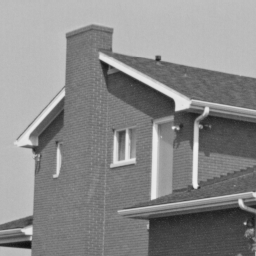
%> input picture BM3D_Matlab/BM3D_images/house.png, 256 x 256 px
$ octave Demo_BM3D.m   (GNU Octave 9; MATLAB toolbox functions it lacks are replaced by stand-ins)
%> lines starting %> are read from the running program, lines starting %| are printed output that depends on the picture
### BM3D_Matlab/BM3D_matlab.m
function [imout] = BM3D_matlab(im,sigma)

[M1,M2]=size(im); %% Get the input image size.
if sigma < 40
N1     = 8;     %% Block size.
N2     = 16;    %% The number of block in a group.
Ns     = 39;    %% The size of block-matching neighborhood.
Nstep  = 3;
Thr    = 2.7;
else
N1     = 8;     %% Block size.
N2     = 32;    %% The number of block in a group.
Ns     = 39;    %% The size of block-matching neighborhood.
Nstep  = 4;
Thr    = 2.8;
end
%%%%%%%%%%%%%%%%%%%%%%%%%%%%%%%%%%%%%%%%%%%%%%%%%%%%%%%%%%%%%%%%%%%%%%%%%%
%%%% Create 2D block transform matrices.
%%%%
[Tfor, Tinv]   = getTransfMatrix(N1, 'bior1.5', 0);     %% get (normalized) forward and inverse transform matrices
Tfor=single(Tfor);
Tinv=single(Tinv);
%%%%%%%%%%%%%%%%%%%%%%%%%%%%%%%%%%%%%%%%%%%%%%%%%%%%%%%%%%%%%%%%%%%%%%%%%%
%%%% Create third dimension transform matrices.
%%%%
hadper_trans_single_den = cell(1,1000);
inverse_hadper_trans_single_den = cell(1,1000);
for hpow = 0:ceil(log2(N2))
    h = 2^hpow;
    [Tfor3rd, Tinv3rd]  = getTransfMatrix(h, 'haar', 0);
    hadper_trans_single_den{h}  = single(Tfor3rd);
    inverse_hadper_trans_single_den{h} = single(Tinv3rd);
end


%%%%%%%%%%%%%%%%%%%%%%%%%%%%%%%%%%%%%%%%%%%%%%%%%%%%%%%%%%%%%%%%%%%%%%%%%%
%%%% Create Kaiser window.

Wwin2D  = kaiser(N1, 2) * kaiser(N1, 2)';
%%%%%%%%%%%%%%%%%%%%%%%%%%%%%%%%%%%%%%%%%%%%%%%%%%%%%%%%%%%%%%%%%%%%%%%%%%
group = cell(1,15000);      %% Predefine all groups.
Coord = zeros(80000,4);     %% Predefine image block coordinates.
weight = zeros(1,10000);  %% Predefine weight values.

for i=1:15000
    group{i} = zeros(N1,N1,N2); %% Predefine each group,i.e.,3D array.
end


im_p = single(padarray(im,[40 40],'symmetric','both'));  %% Image extension.
[M,N] = size(im_p);                              %% Get the extended image size.
 x = zeros(1000,1);                            %% It is used to store image block horizontal coordinates in each group.
 y = zeros(1000,1);                            %% It is used to store image block vertical coordinates in each group.

 L=1;
 c=1;

 for a = 41:Nstep:M1+40                              %% Block matching 3D transform image denoising main function
    for b = 41:Nstep:M2+40

       k=1;                                    %% 1st image block index.
       im_n=im_p(a:a+N1-1,b:b+N1-1);           %% 1st image block,i.e.,reference image block.

                   group{L}(:,:,k) = im_n;     %% Lth group and kth block, note that L = 1, k = 1 here.
                   Coord(c,1) = L;             %% The 1st column represents Lth group in array Coord.
                   Coord(c,2) = k;             %% The 2nd column represents kth block in array Coord.
                   Coord(c,3) = a;             %% The 3rd column represents horizontal coordinate in array Coord.
                   Coord(c,4) = b;             %% The 4th column represents vertical coordinate in array Coord.
                   c = c+1;
                   k = k+1;
%%%%%%%%%%%%%%%%%%%%%%%%%%%%%%%%%%%%%%%%%%%%%%%%%%%%%%%%%%%%%%%%%%%%%%%%%%
%% Create block matching neighborhood, the size of neighborhood is Ns*Ns-1.

                Q = 1;
                for r = 1:(Ns-1)/2  %% (Ns-1)/2 is the neighborhood radius.
                      for i = -r:r-1
                        x(Q) = a-r;
                        y(Q) = b+i;
                        Q = Q+1;
                      end
                      for i = -r:r-1
                        x(Q) = a+i;
                        y(Q) = b+r;
                        Q = Q+1;
                      end
                      for i = -r:r-1
                        x(Q) = a+r;
                        y(Q) = b-i;
                        Q = Q+1;
                      end
                      for i = -r:r-1
                        x(Q) = a-i;
                        y(Q) = b-r;
                        Q = Q+1;
                      end
                end

%%%%%%%%%%%%%%%%%%%%%%%%%%%%%%%%%%%%%%%%%%%%%%%%%%%%%%%%%%%%%%%%%%%%%%%%%%%%
%% Block Matching Procedure.
             dis1=zeros(Ns^2-1,3);
             for R=1:length(x)
               ux = im_p(x(R):x(R)+N1-1,y(R):y(R)+N1-1);   %% Choosing blocks in the neighborhood to be matched.
                dis1(R,3)=sum(sum((ux-im_n).*(ux-im_n)));  %% Computing Euclidean distance between reference block and the blcok to be matched.
                dis1(R,1)=x(R);                            %% Store block horizontal coordinate.
                dis1(R,2)=y(R);                            %% Store block vertical coordinate.
             end

              dis2=sortrows(dis1,3);                       %% Sorting array dis1 by the third column index, i.e., The Euclidean distances.

              for R=1:N2-1                                 %% Selecting 15 most similar blocks to the reference block and store them to the group as the second block to 16th block.
                   ux = im_p(dis2(R,1):dis2(R,1)+N1-1,dis2(R,2):dis2(R,2)+N1-1);
                   group{L}(:,:,k) = ux;                    %% Note that L = 1, k = 2 here.
                   Coord(c,1)=L;                            %% Note that L = 1, c = 2 here.
                   Coord(c,2)=k;
                   Coord(c,3)=dis2(R,1);                    %% The 3rd column represents matched block horizontal coordinate in array coord.
                   Coord(c,4)=dis2(R,2);                    %% The 4th column represents matched block vertical coordinate in array coord.
                   c=c+1;
                   k=k+1;
              end
 %%%%%%%%%%%%%%%%%%%%%%%%%%%%%%%%%%%%%%%%%%%%%%%%%%%%%%%%%%%%%%%%%%%%%%%%%%%%
  %% 2D block forward transform
  for K=1:N2
        group{L}(:,:,K)=Tfor*group{L}(:,:,K)*Tfor';
   end
 %%%%%%%%%%%%%%%%%%%%%%%%%%%%%%%%%%%%%%%%%%%%%%%%%%%%%%%%%%%%%%%%%%%%%%%%%%%%
 %% The third dimension forward transform, hard thresholding and inverse transform.

 Non_zero = 0;

 for j=1:N1
    for u=1:N1
                 d3=zeros(N2,1);

                 d3(:,1)=group{L}(j,u,:); %% Each column in the group is assigned to a temporary column vector d3.


                 d3 = hadper_trans_single_den{h}*d3; %% The 3rd dimension forward transform.

                 d3 = d3.*(abs(d3)>=Thr*(sigma/255)); %% The hard thresholding.
                 Non_zero = Non_zero + nnz(d3);
                 d3 = inverse_hadper_trans_single_den{h}*d3; %% The 3rd dimension inverse transform.

                group{L}(j,u,:) =d3(:,1);  %% Transformed column vector are replaced to group .
    end
 end
%%%%%%%%%%%%%%%%%%%%%%%%%%%%%%%%%%%%%%%%%%%%%%%%%%%%%%%%%%%%%%%%%%%%%%%%%%%%
 %% Computing weight value in each group.

if Non_zero >= 1
    weight(L) = 1/Non_zero;
else
     weight(L)=1;
end


 %% The 2D block inverse transform.
   for K=1:N2
        group{L}(:,:,K)=Tinv*group{L}(:,:,K)*Tinv';
   end
 %%%%%%%%%%%%%%%%%%%%%%%%%%%%%%%%%%%%%%%%%%%%%%%%%%%%%%%%%%%%%%%%%%%%%%%%%%%%
              L = L+1;  %% Implement next group

    end
end
%%%%%%%%%%%%%%%%%%%%%%%%%%%%%%%%%%%%%%%%%%%%%%%%%%%%%%%%%%%%%%%%%%%%%%%%%%%%
%% Final Aggregation Processing
imr=zeros(M,N); %% Create the same size all zeros array as the extended image.
W=zeros(M,N);   %% Create the same size all zeros array as the extended image as the weight array.

C=length(Coord(:,1));  %% Check the number of group.
for r=1:C
      if Coord(r,1)==0
         break;
      end
      %% Group aggregation
      imr(Coord(r,3):Coord(r,3)+N1-1,Coord(r,4):Coord(r,4)+N1-1)=imr(Coord(r,3):Coord(r,3)+N1-1,Coord(r,4):Coord(r,4)+N1-1)+group{Coord(r,1)}(:,:,Coord(r,2))*weight(Coord(r,1)).*Wwin2D;
      %% Weight aggregation
      W(Coord(r,3):Coord(r,3)+N1-1,Coord(r,4):Coord(r,4)+N1-1)=W(Coord(r,3):Coord(r,3)+N1-1,Coord(r,4):Coord(r,4)+N1-1)+weight(Coord(r,1)).*Wwin2D;
end


imr=imcrop(imr,[41 41 M2-1 M1-1]); %% Cropping effective parts from the extended image.
W=imcrop(W,[41 41 M2-1 M1-1]);     %% Cropping effective parts from the extended weight array.

imout=imr./W;                      %% Mean of the repetitive pixels.

### BM3D_Matlab/getTransfMatrix.m
function [Tforward, Tinverse] = getTransfMatrix (N, transform_type, dec_levels)
%
% Create forward and inverse transform matrices, which allow for perfect
% reconstruction. The forward transform matrix is normalized so that the
% l2-norm of each basis element is 1.
%
% [Tforward, Tinverse] = getTransfMatrix (N, transform_type, dec_levels)
%
%  INPUTS:
%
%   N               --> Size of the transform (for wavelets, must be 2^K)
%
%   transform_type  --> 'dct', 'dst', 'hadamard', or anything that is
%                       listed by 'help wfilters' (bi-orthogonal wavelets)
%                       'DCrand' -- an orthonormal transform with a DC and all
%                       the other basis elements of random nature
%
%   dec_levels      --> If a wavelet transform is generated, this is the
%                       desired decomposition level. Must be in the
%                       range [0, log2(N)-1], where "0" implies
%                       full decomposition.
%
%  OUTPUTS:
%
%   Tforward        --> (N x N) Forward transform matrix
%
%   Tinverse        --> (N x N) Inverse transform matrix
%

% if exist('dec_levels') ~= 1,
    dec_levels = 0;
% end

if N == 1,
    Tforward = 1;
elseif strcmp(transform_type, 'hadamard') == 1,
    Tforward    = hadamard(N);
elseif (N == 8) & strcmp(transform_type, 'bior1.5')==1 % hardcoded transform so that the wavelet toolbox is not needed to generate it
    Tforward =  [ 0.353553390593274   0.353553390593274   0.353553390593274   0.353553390593274   0.353553390593274   0.353553390593274   0.353553390593274   0.353553390593274;
       0.219417649252501   0.449283757993216   0.449283757993216   0.219417649252501  -0.219417649252501  -0.449283757993216  -0.449283757993216  -0.219417649252501;
       0.569359398342846   0.402347308162278  -0.402347308162278  -0.569359398342846  -0.083506045090284   0.083506045090284  -0.083506045090284   0.083506045090284;
      -0.083506045090284   0.083506045090284  -0.083506045090284   0.083506045090284   0.569359398342846   0.402347308162278  -0.402347308162278  -0.569359398342846;
       0.707106781186547  -0.707106781186547                   0                   0                   0                   0                   0                   0;
                       0                   0   0.707106781186547  -0.707106781186547                   0                   0                   0                   0;
                       0                   0                   0                   0   0.707106781186547  -0.707106781186547                   0                   0;
                       0                   0                   0                   0                   0                   0   0.707106781186547  -0.707106781186547];
elseif (N == 8) & strcmp(transform_type, 'dct')==1 % hardcoded transform so that the signal processing toolbox is not needed to generate it
    Tforward = [ 0.353553390593274   0.353553390593274   0.353553390593274   0.353553390593274   0.353553390593274   0.353553390593274   0.353553390593274   0.353553390593274;
       0.490392640201615   0.415734806151273   0.277785116509801   0.097545161008064  -0.097545161008064  -0.277785116509801  -0.415734806151273  -0.490392640201615;
       0.461939766255643   0.191341716182545  -0.191341716182545  -0.461939766255643  -0.461939766255643  -0.191341716182545   0.191341716182545   0.461939766255643;
       0.415734806151273  -0.097545161008064  -0.490392640201615  -0.277785116509801   0.277785116509801   0.490392640201615   0.097545161008064  -0.415734806151273;
       0.353553390593274  -0.353553390593274  -0.353553390593274   0.353553390593274   0.353553390593274  -0.353553390593274  -0.353553390593274   0.353553390593274;
       0.277785116509801  -0.490392640201615   0.097545161008064   0.415734806151273  -0.415734806151273  -0.097545161008064   0.490392640201615  -0.277785116509801;
       0.191341716182545  -0.461939766255643   0.461939766255643  -0.191341716182545  -0.191341716182545   0.461939766255643  -0.461939766255643   0.191341716182545;
       0.097545161008064  -0.277785116509801   0.415734806151273  -0.490392640201615   0.490392640201615  -0.415734806151273   0.277785116509801  -0.097545161008064];
elseif (N == 8) & strcmp(transform_type, 'dst')==1 % hardcoded transform so that the PDE toolbox is not needed to generate it
    Tforward = [ 0.161229841765317   0.303012985114696   0.408248290463863   0.464242826880013   0.464242826880013   0.408248290463863   0.303012985114696   0.161229841765317;
       0.303012985114696   0.464242826880013   0.408248290463863   0.161229841765317  -0.161229841765317  -0.408248290463863  -0.464242826880013  -0.303012985114696;
       0.408248290463863   0.408248290463863                   0  -0.408248290463863  -0.408248290463863                   0   0.408248290463863   0.408248290463863;
       0.464242826880013   0.161229841765317  -0.408248290463863  -0.303012985114696   0.303012985114696   0.408248290463863  -0.161229841765317  -0.464242826880013;
       0.464242826880013  -0.161229841765317  -0.408248290463863   0.303012985114696   0.303012985114696  -0.408248290463863  -0.161229841765317   0.464242826880013;
       0.408248290463863  -0.408248290463863                   0   0.408248290463863  -0.408248290463863                   0   0.408248290463863  -0.408248290463863;
       0.303012985114696  -0.464242826880013   0.408248290463863  -0.161229841765317  -0.161229841765317   0.408248290463863  -0.464242826880013   0.303012985114696;
       0.161229841765317  -0.303012985114696   0.408248290463863  -0.464242826880013   0.464242826880013  -0.408248290463863   0.303012985114696  -0.161229841765317];
elseif strcmp(transform_type, 'dct') == 1,
    Tforward    = dct(eye(N));
elseif strcmp(transform_type, 'dst') == 1,
    Tforward    = dst(eye(N));
elseif strcmp(transform_type, 'DCrand') == 1,
    x = randn(N); x(1:end,1) = 1; [Q,R] = qr(x);
    if (Q(1) < 0),
        Q = -Q;
    end;
    Tforward = Q';
else %% a wavelet decomposition supported by 'wavedec'
    %%% Set periodic boundary conditions, to preserve bi-orthogonality
%     dwtmode('per','nodisp');

    Tforward = zeros(N,N);
    for i = 1:N
        Tforward(:,i)=wavedec(circshift([1 zeros(1,N-1)],[dec_levels i-1]), log2(N), transform_type);  %% construct transform matrix
    end
end

%%% Normalize the basis elements
Tforward = (Tforward' * diag(sqrt(1./sum(Tforward.^2,2))))';

%%% Compute the inverse transform matrix
Tinverse = inv(Tforward);

### BM3D_Matlab/Demo_BM3D.m

clear all
close all

    original_image = im2double(imread('house.png')); %% Input neat image and put it in intensity range [0,1].
%> original_image: size 256x256 double; min 0.0627, max 0.937, mean 0.541

    sigma = 15;   %% Standard deviation of the AWGN, one can changes this value, the larger the number, the stronger the noise.

    randn('seed', 0);   %% Generate random number seed.

    noisy_image = original_image + (sigma/255)*randn(size(original_image)); %% Create a noisy image.
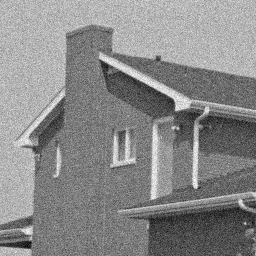
%> noisy_image: size 256x256 double; min -0.0642, max 1.06, mean 0.541; drawn with min black and max white

tic,

[basic_estimation] = BM3D_matlab(noisy_image,sigma); %% BM3D image denoising,basic estimation, hard thresholding stage.
%> in BM3D_matlab, `im_p = single(padarray(im,[40 40],'symmetric','both'));`:
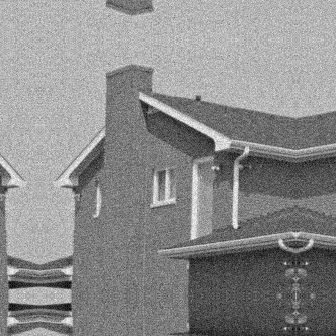
%> im_p: size 336x336 single; min -0.0642, max 1.06, mean 0.552; drawn with min black and max white
%> (the run ends here)
